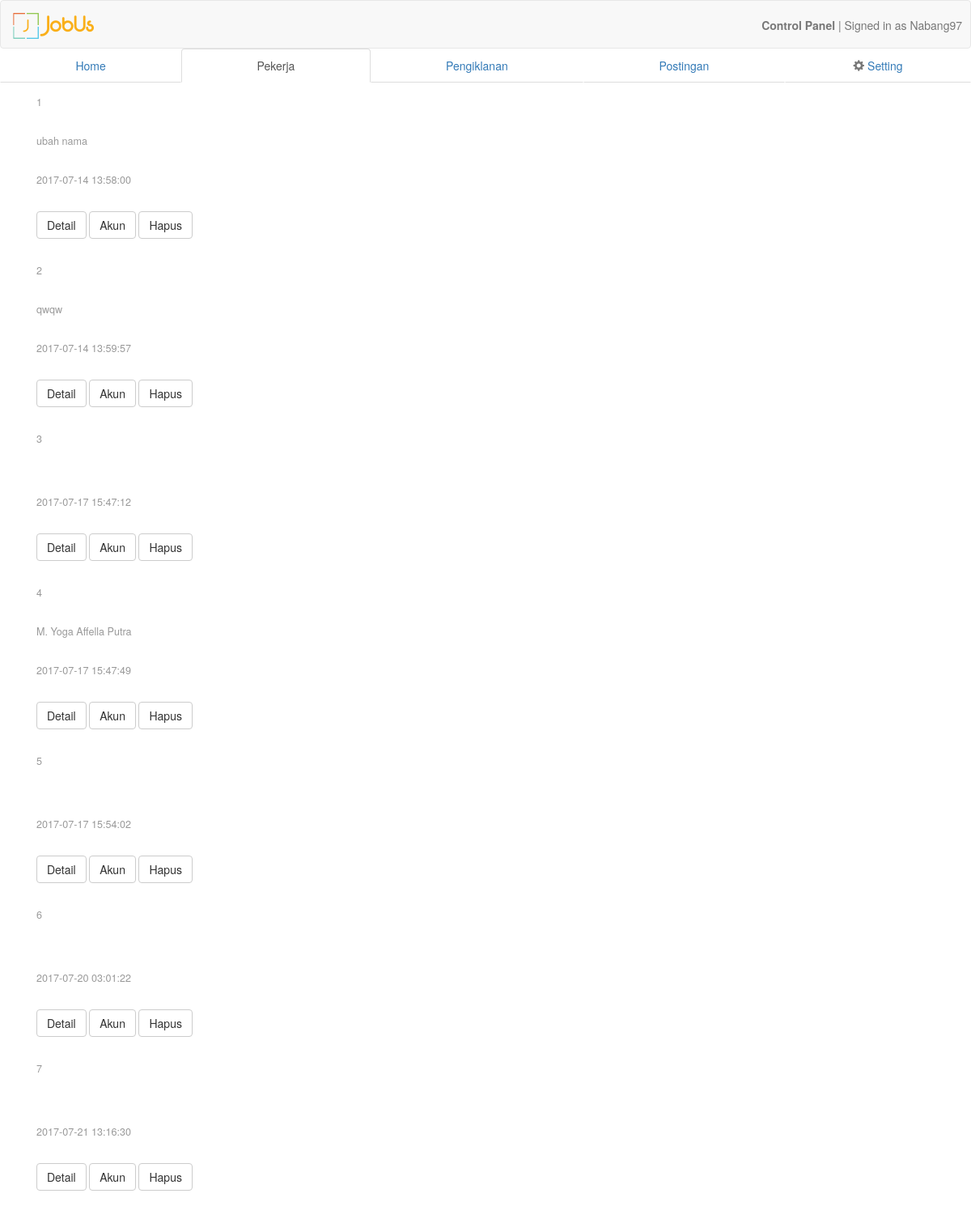
/admin/pekerja.php, run on an earlier commit of the app's database.
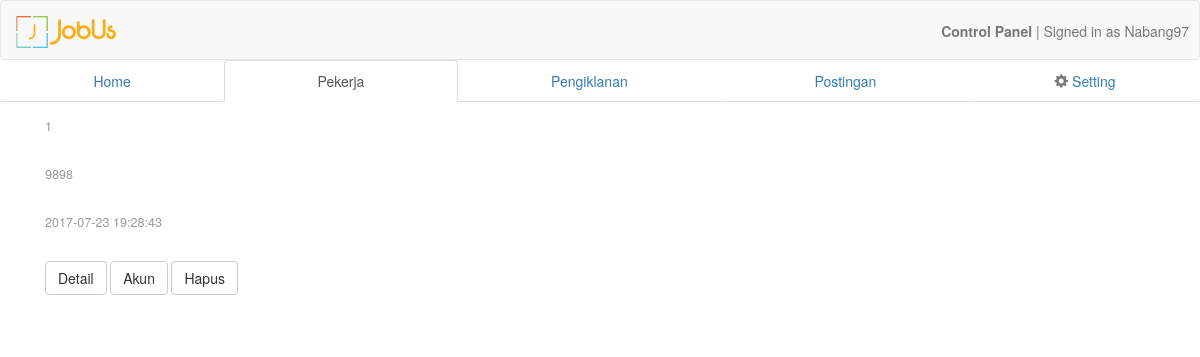
And on a later commit of the database.
### tables this page shows
CREATE TABLE `pekerja` (
  `id_pekerja` int(11) NOT NULL,
  `username` varchar(20) NOT NULL,
  `email` varchar(255) NOT NULL,
  `no_hp` varchar(15) NOT NULL,
  `password` varchar(255) NOT NULL,
  `foto_profile` varchar(255) DEFAULT NULL,
  `nama` varchar(255) DEFAULT NULL,
  `sosmed` varchar(255) DEFAULT NULL,
  `provinsi` varchar(20) DEFAULT NULL,
  `kota` varchar(20) DEFAULT NULL,
  `kecamatan` varchar(20) DEFAULT NULL,
  `alamat` varchar(255) DEFAULT NULL,
  `keahlian` varchar(255) DEFAULT NULL,
  `foto_pengenal` varchar(255) DEFAULT NULL,
  `tanggal` timestamp NOT NULL DEFAULT CURRENT_TIMESTAMP
);

### controller/class.pekerja.php (called while the page is built, shortened)
<?php
class pekerja
 {
	function get_all_rows($query, $param){
			try{
				global $pdo;
				$req = $pdo->prepare($query);
				if($param == ''){
					$req->execute();
				}else{
					$req->execute($param);
				}
				if($req->rowCount() > 0){
					$result = $req->fetchAll();
					return $result;
				}
			}catch(PDOException $e){
				echo "Error! gagal mengambil data: ".$e->getMessage();
			}
	}
	function get_all_profile(){
			$query = "SELECT * FROM `pekerja`";
			return $this->get_all_rows($query, '');
	}
 }
 ?>

### admin/pekerja.php (the view, shortened to what this page needs)
<!DOCTYPE html>
<?php session_start();
include '../controller/class.pekerja.php';
$pekerja = new pekerja();
$data = $pekerja->get_all_profile();
 ?>
<html>
<head>
	<?php include '../view/source3.php'; ?>
</head>
<body>
 <?php include('../view/navbar.php'); ?>
	<ul class="nav nav-tabs nav-justified">
  		<li><a href="../admin/dashboard.php">Home</a></li>
  		<li role="presentation" class="active"><a href="../admin/pekerja.php">Pekerja</a></li>
  		<li><a href="../admin/pengiklanan.php">Pengiklanan</a></li>
  		<li><a href="postingan.php">Postingan</a></li>
  		<li><a href="pengaturan.php"><span class="glyphicon glyphicon-cog" aria-hidden="true"></span> Setting</a></li>
	</ul>
	<div class="container">
		<table  class="table table-condensed table-responsive">
			<tbody>
			<?php
				if(count($data) > 0){
					$i = 1;
				  foreach ($data as $row) {
				    echo "
				<tr>
				<td>$i</td>
				<td>".$row['nama']."</td>
				<td>".$row['tanggal']."</td>
				<td>
					<button type='button' class='btn btn-default' data-toggle='modal' data-target='#".$row['id_pekerja']."'>Detail</button>
					<button class='btn btn-default'>Akun</button>
					<button class='btn btn-default'>Hapus</button>
				</td>
			</tr>
				    ";
				    $i++;
				}}
			?>
		</table>
	</div>
</body>
</html>

What changed in the data, as far as the page shows it:
removed pekerja: nama "ubah nama", tanggal "2017-07-14 13:58:00"
removed pekerja: nama "qwqw", tanggal "2017-07-14 13:59:57"
removed pekerja: tanggal "2017-07-17 15:47:12"
removed pekerja: nama "M. Yoga Affella Putra", tanggal "2017-07-17 15:47:49"
removed pekerja: tanggal "2017-07-17 15:54:02"
removed pekerja: tanggal "2017-07-20 03:01:22"
removed pekerja: tanggal "2017-07-21 13:16:30"
added pekerja: nama "9898", tanggal "2017-07-23 19:28:43"
